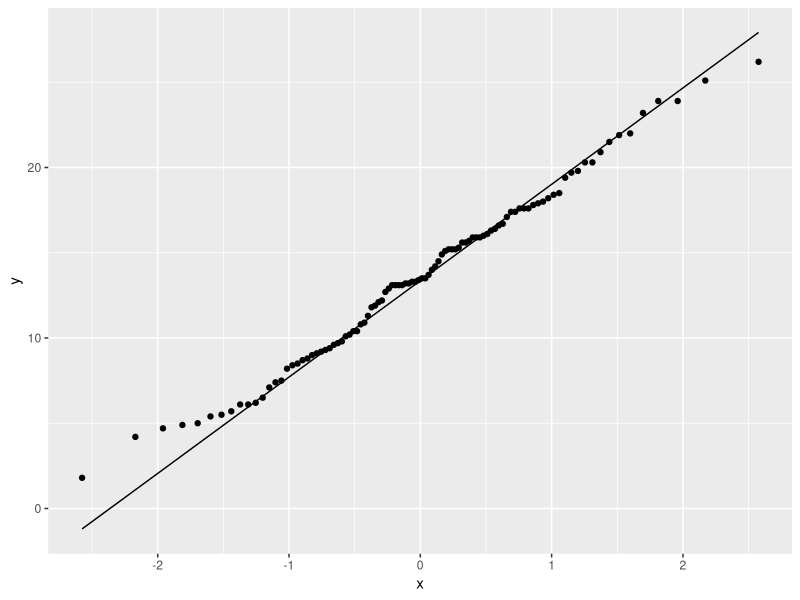
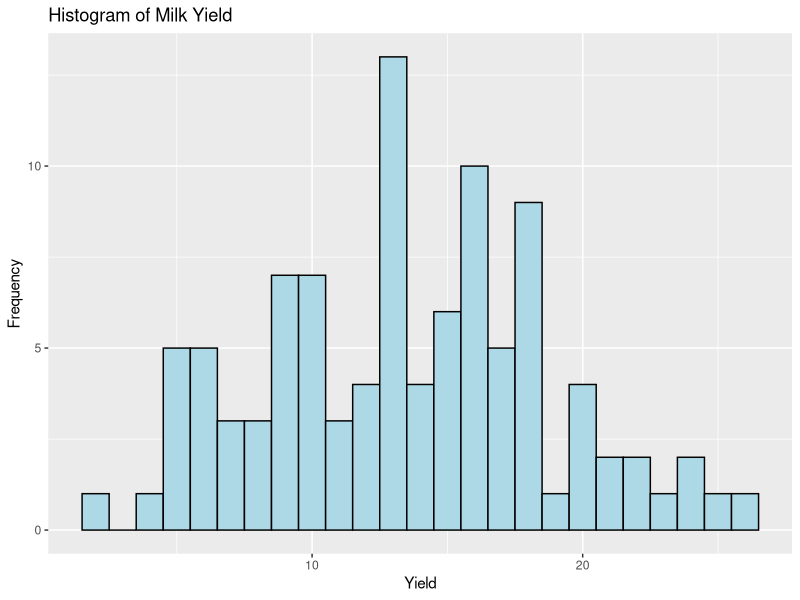
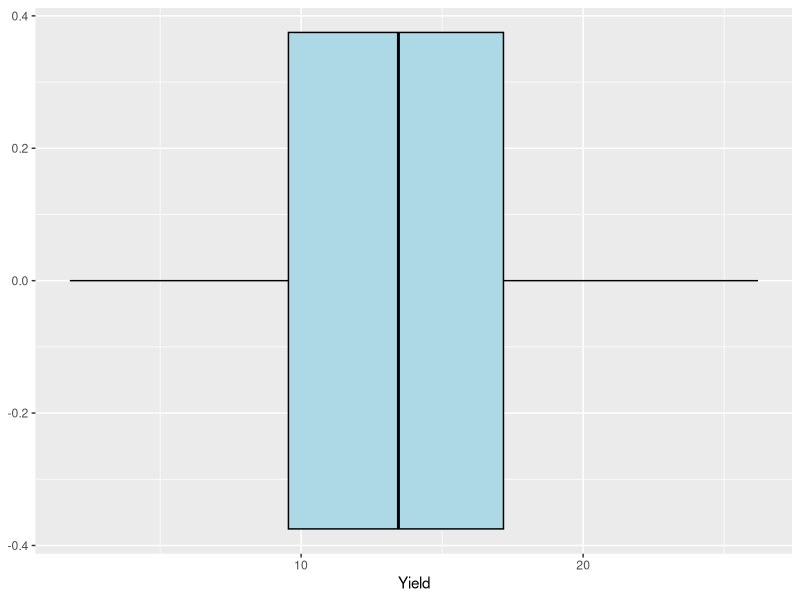
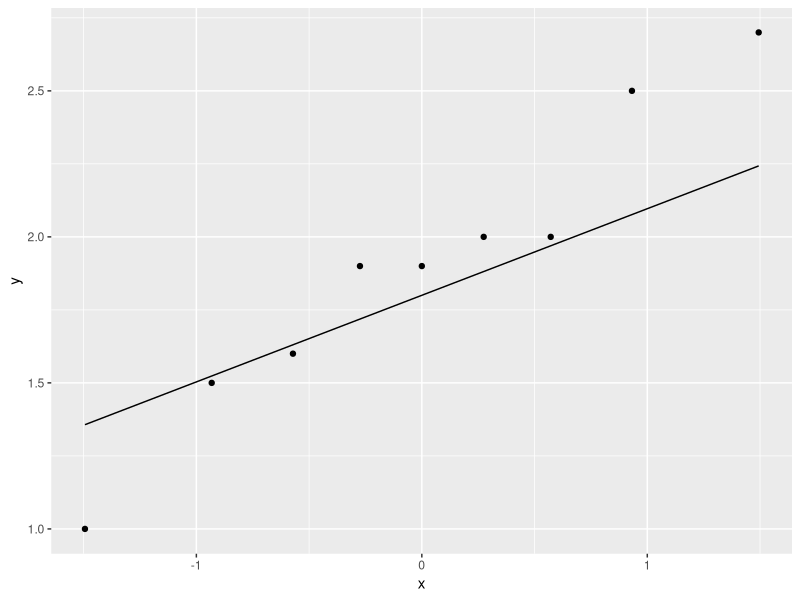
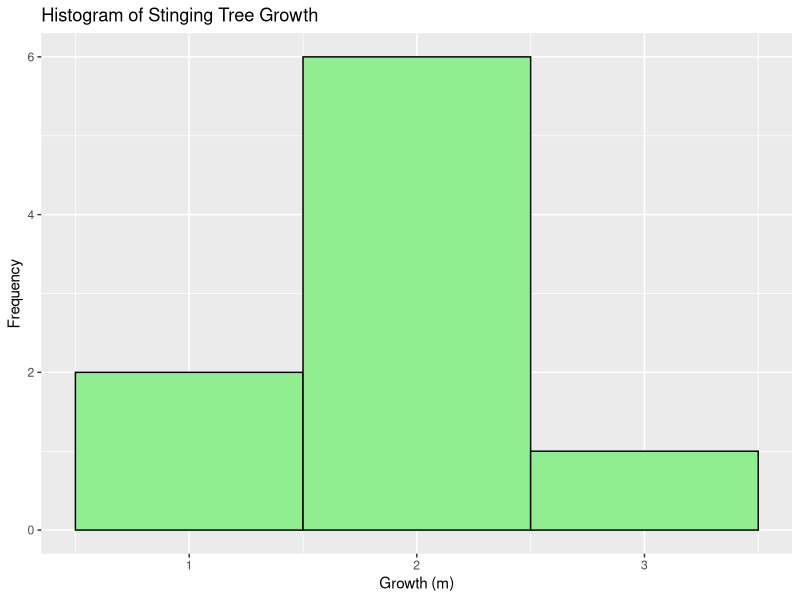
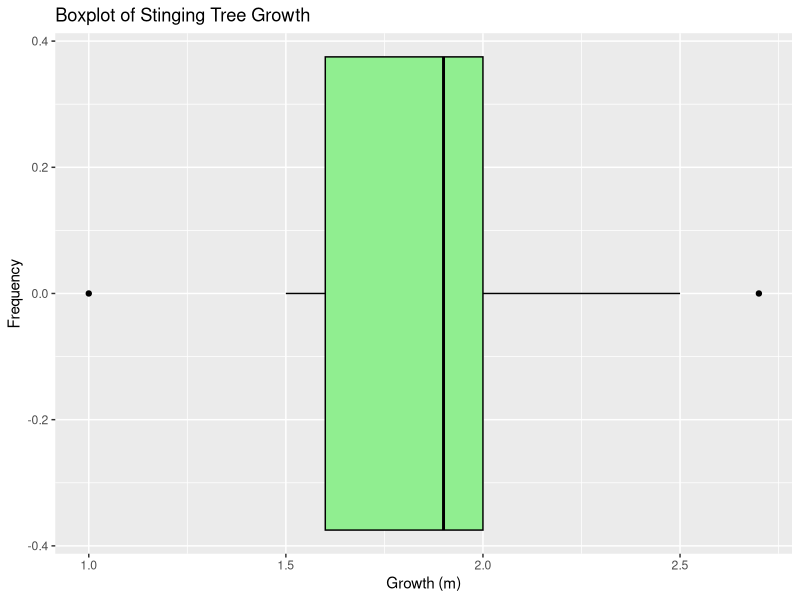

The R source for these figures, in order:
## ---- chunk 1

# Type your R code here

## ---- chunk 2
library(readxl)
milk <- read_excel("data/ENVX1002_Data5.xlsx", sheet = "Milk")
## ---- chunk 3

# Type your R code here

## ---- chunk 4

str(milk)

## ---- chunk 5

# Type your R code here

## ---- chunk 6
library(ggplot2)

ggplot(milk, aes(sample = Yield)) + 
  stat_qq() + 
  stat_qq_line()
## ---- chunk 7

# Type your R code here

## ---- chunk 8
ggplot(milk, aes(x = Yield)) + 
  geom_histogram(binwidth = 1, fill = "lightblue", color = "black") +
  labs(title = "Histogram of Milk Yield", x = "Yield", y = "Frequency")

ggplot(milk, aes(x = Yield)) +
  geom_boxplot(fill = "lightblue", color = "black") 

## ---- chunk 9

# Type your R code here

## ---- chunk 10

shapiro.test(milk$Yield)

## ---- chunk 11

# write your R code here

## ---- chunk 12

t.test(milk$Yield, mu = 11)

## ---- chunk 13
library(readxl)
sting <- read_excel("data/ENVX1002_Data5.xlsx", sheet = "Stinging")
sting

## ---- chunk 14

# Type your R code here

## ---- chunk 15
ggplot(sting, aes(sample = Stinging)) + 
  stat_qq() + 
  stat_qq_line()
## ---- chunk 16
ggplot(sting, aes(x = Stinging)) + 
  geom_histogram(binwidth = 1, fill = "lightgreen", color = "black") +
  labs(title = "Histogram of Stinging Tree Growth", x = "Growth (m)", y = "Frequency")
## ---- chunk 17
ggplot(sting, aes(x = Stinging)) + 
  geom_boxplot(fill = "lightgreen", color = "black") +
  labs(title = "Boxplot of Stinging Tree Growth", x = "Growth (m)", y = "Frequency")
## ---- chunk 18

# Type your R code here

## ---- chunk 19

# write your R code here
shapiro.test(sting$Stinging)

## ---- chunk 20

# Type your R code here

## ---- chunk 21

# write your R code here
t.test(sting$Stinging, mu = 1.5)

